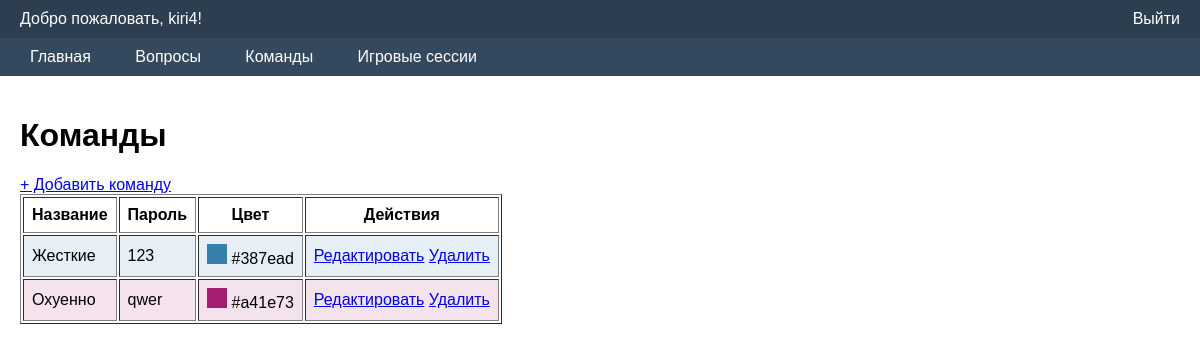
The app's page /moderator/teams/ (signed in) with its own data.
### moderator/models.py (models this page shows, shortened)
class Moderator(models.Model):
    user = models.OneToOneField(User, on_delete=models.CASCADE, related_name='moderator_profile')
    full_name = models.CharField(max_length=100, verbose_name="Полное имя")
    phone = models.CharField(max_length=20, blank=True, verbose_name="Телефон")
    created_at = models.DateTimeField(auto_now_add=True)
    class Meta:
        verbose_name = "Модератор"
        verbose_name_plural = "Модераторы"

### quiz/models.py (models this page shows, shortened)
class Team(models.Model):
    name = models.CharField('Название команды', max_length=100, unique=True)
    password = models.CharField('Пароль для входа', max_length=50)  # простой код, не для Django auth
    color = models.CharField('Цвет команды', max_length=7, default='#3498db')  # hex-код
    created_at = models.DateTimeField('Дата регистрации', auto_now_add=True)
    class Meta:
        verbose_name = 'Команда'
        verbose_name_plural = 'Команды'

### moderator/views.py (the view)
# urls.py: path('teams/', views.TeamListView.as_view(), name='team_list'),
class TeamListView(ModeratorRequiredMixin, ListView):
    model = Team
    template_name = 'moderator/team_list.html'
    context_object_name = 'teams'
    ordering = ['name']

### moderator/views.py (called while the page is built)
    def dispatch(self, request, *args, **kwargs):
        if not request.user.is_authenticated:
            return self.handle_no_permission()
        if not hasattr(request.user, 'moderator_profile'):
            raise PermissionDenied("У вас нет прав модератора.")
        return super().dispatch(request, *args, **kwargs)

### moderator/templates/moderator/team_list.html
{% extends "moderator/base.html" %}
{% block content %}
<h1>Команды</h1>
<a href="{% url 'moderator:team_create' %}">+ Добавить команду</a>
<table border="1" cellpadding="8">
    <thead>
        <tr>
            <th>Название</th>
            <th>Пароль</th>
            <th>Цвет</th>
            <th>Действия</th>
        </tr>
    </thead>
    <tbody>
        {% for team in teams %}
        <tr style="background-color: {{ team.color }}20;">
            <td>{{ team.name }}</td>
            <td>{{ team.password }}</td>
            <td><span style="display:inline-block; width:20px; height:20px; background:{{ team.color }};"></span> {{ team.color }}</td>
            <td>
                <a href="{% url 'moderator:team_edit' team.pk %}">Редактировать</a>
                <a href="{% url 'moderator:team_delete' team.pk %}">Удалить</a>
            </td>
        </tr>
        {% empty %}
        <tr><td colspan="4">Нет команд</td></tr>
        {% endfor %}
    </tbody>
</table>
{% endblock %}

### moderator/templates/moderator/base.html (shortened to what this page needs)
<!DOCTYPE html>
<html lang="ru">
<head>
</head>
<body>
    <div class="header">
        <span class="user-info">Добро пожаловать, {{ user.moderator_profile.full_name }}!</span>
        <a href="{% url 'moderator:logout' %}" class="logout">Выйти</a>
    </div>
    <div class="nav">
        <a href="{% url 'moderator:panel' %}">Главная</a>
        <a href="{% url 'moderator:question_list' %}">Вопросы</a>
        <a href="{% url 'moderator:team_list' %}">Команды</a>
        <a href="{% url 'moderator:gamesession_list' %}">Игровые сессии</a>
    </div>
    <div class="content">
        {% block content %}{% endblock %}
    </div>
</body>
</html>

### moderator/templates/moderator/base.html (style rules this page uses)
body { font-family: Arial, sans-serif; margin: 0; padding: 0; }
.header { background: #2c3e50; color: white; padding: 10px 20px; overflow: hidden; }
.header a { color: white; text-decoration: none; }
.header .user-info { float: left; }
.header .logout { float: right; }
.nav { background: #34495e; padding: 10px 20px; }
.nav a { color: white; margin-right: 20px; text-decoration: none; padding: 5px 10px; }
.content { padding: 20px; }

### records on screen
Team: name "Жесткие", password "123", color "#387ead"
Team: name "Охуенно", password "qwer", color "#a41e73"

### other values on screen
{{ user.moderator_profile.full_name }} "kiri4"
